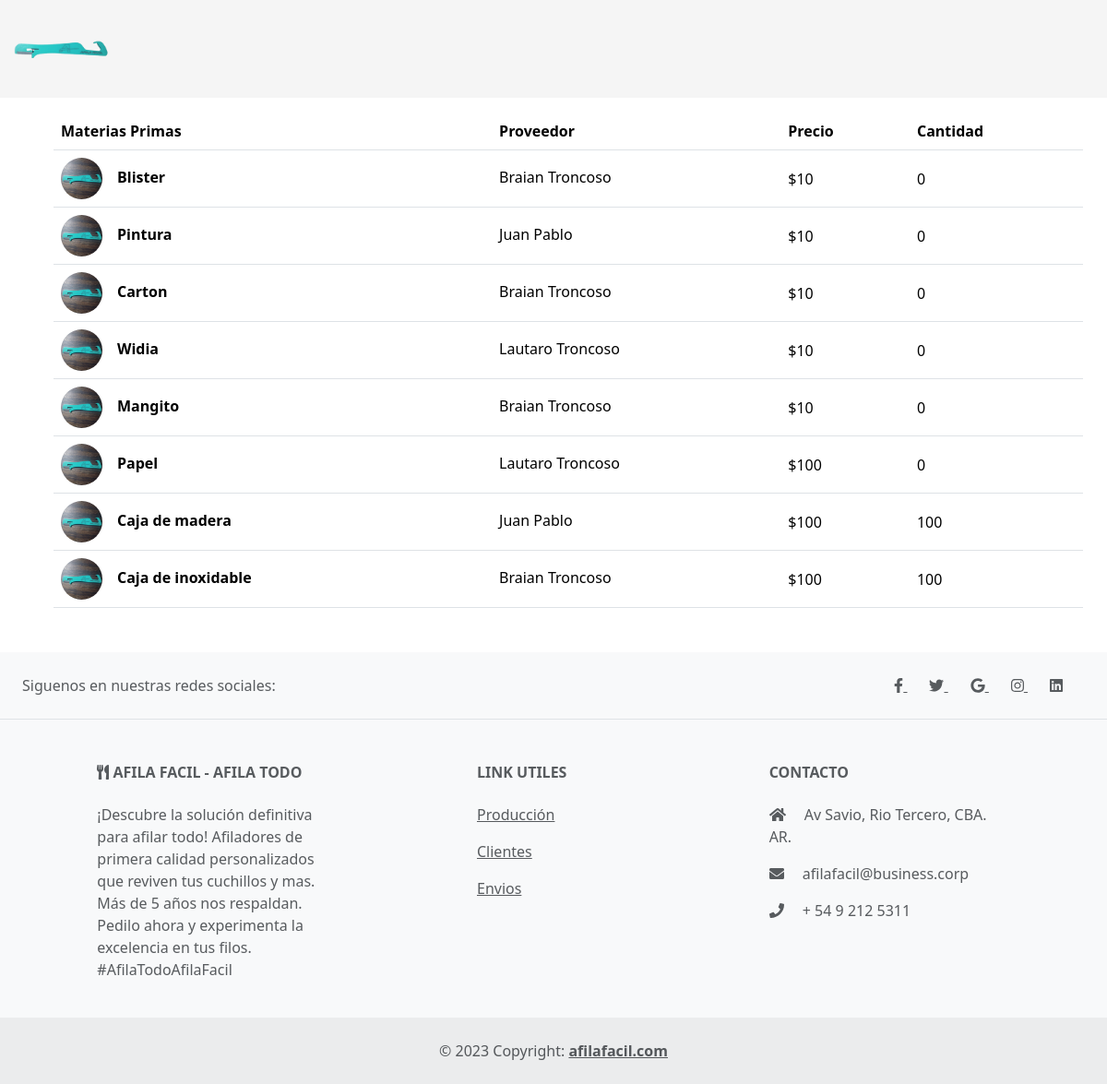
Page /materias_primas/ on the earlier database version.
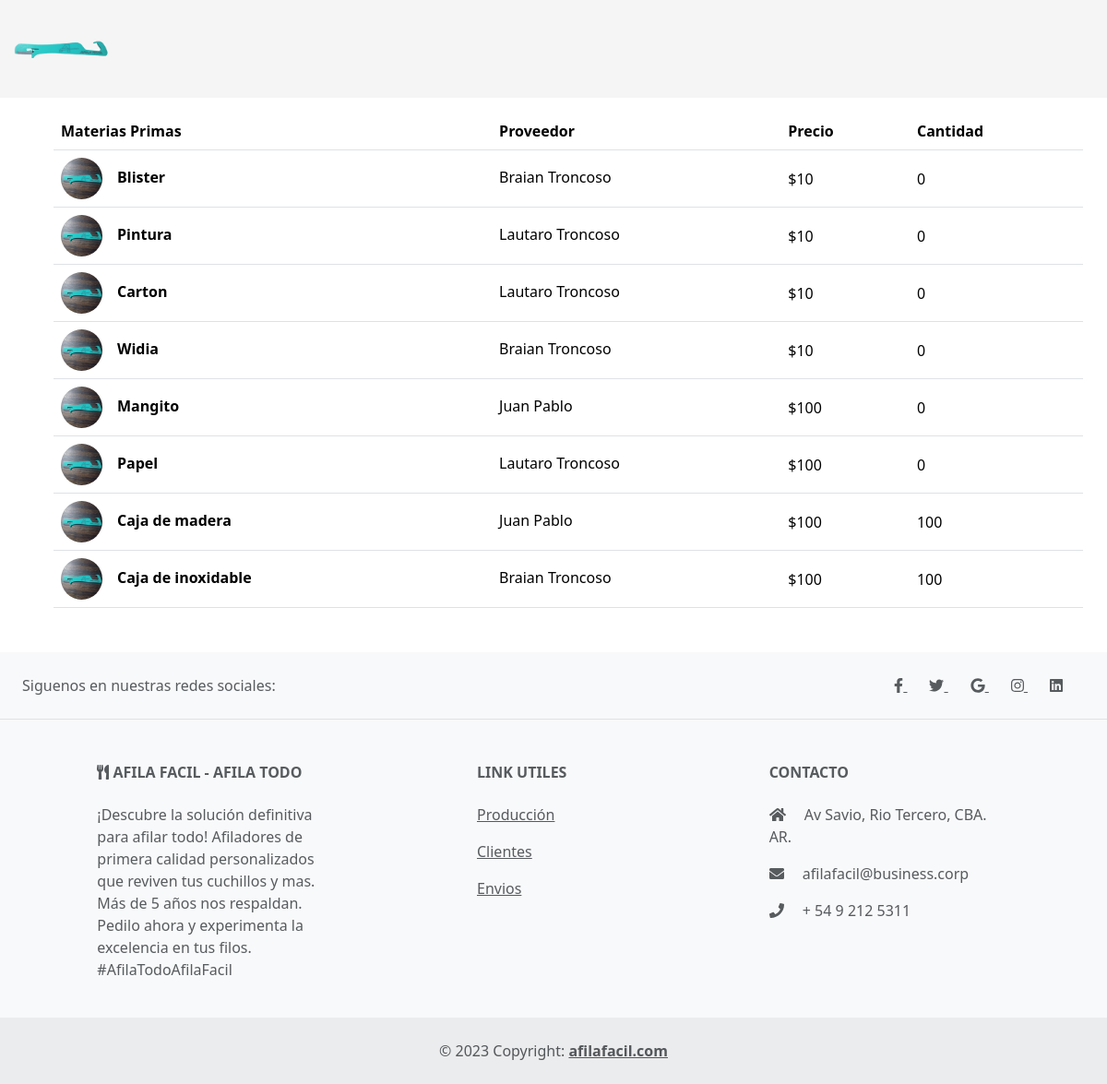
Same page on the later database version.
### materias_primas/models.py (models this page shows, shortened)
class Materias(models.Model):
    nombre = models.CharField(max_length=45)
    precio = models.IntegerField()
    cantidad = models.IntegerField()
    proveedores = models.ForeignKey(Proveedores, null=True, blank=True, on_delete=models.SET_NULL, related_name='materias')
    imagen = models.CharField(max_length=100)
    def get_imagen_url(self):
        if self.imagen:
            return f"/static/img/{self.imagen}"
        else:
            return "/static/img/afilador.jpeg"
    class Meta:
        db_table = 'materias'
        verbose_name = "Materia"

### proveedores/models.py (models this page shows, shortened)
class Proveedores(models.Model):
    nombre = models.CharField(max_length=50)
    apellido = models.CharField(max_length=50)
    direccion = models.CharField(max_length=100)
    telefono = models.IntegerField(null=True, blank=True)
    email = models.CharField(max_length=100)
    imagen = models.TextField(null=True, blank=True)
    class Meta:
        db_table = 'proveedores'
        verbose_name = "Proveedores"

### materias_primas/views.py (the view)
# urls.py: path('', views.mostrar_materias_primas, name='materias_primas'),
def mostrar_materias_primas(request):
    materias = Materias.objects.all()
    return render(request, 'materias_primas.html', {'materias': materias, 'mensaje': "No hay Materia Prima"})

### materias_primas/templates/materias_primas.html (shortened to what this page needs)
{% extends "materias_primas/layout.html" %}
{% load static %}
{% block content %}
{% if materias%}
<div class="container">
    <table class="table align-middle mb-0 bg-white m-3 mb-5">
        <thead class="bg-light">
        <tr>
            <th>Materias Primas</th>
            <th>Proveedor</th>
            <th>Precio</th>
            <th>Cantidad</th>
        </tr>
        </thead>
        <tbody>
        {% for materia in materias %}
            <tr>
                <td>
                <div class="d-flex align-items-center">
                    <img
                        src="{{ materia.get_imagen_url }}"
                        alt="NO-IMG"
                        style="width: 45px; height: 45px"
                        class="rounded-circle"
                        />
                    <div class="ms-3">
                    <p class="fw-bold mb-1 ml-2">{{materia.nombre}}</p>
                    </div>
                </div>
                </td>
                <td>
                <p class="fw-normal mb-1">{{ materia.proveedores.nombre }} {{ materia.proveedores.apellido}}</p>
                </td>
                <td>${{ materia.precio }}</td>
                <td>{{ materia.cantidad }}</td>
            </tr>
        {%endfor%}
        </tbody>
    </table>
{%else%}
    {{ mensaje }}
{%endif%}
</div>
{% endblock %}

Differences in the rows shown:
changed Materias "Pintura": proveedores.nombre "Juan" → "Lautaro"; proveedores.apellido "Pablo" → "Troncoso"
changed Materias "Carton": proveedores.nombre "Braian" → "Lautaro"
changed Materias "Widia": proveedores.nombre "Lautaro" → "Braian"
changed Materias "Mangito": proveedores.nombre "Braian" → "Juan"; proveedores.apellido "Troncoso" → "Pablo"; precio "10" → "100"
